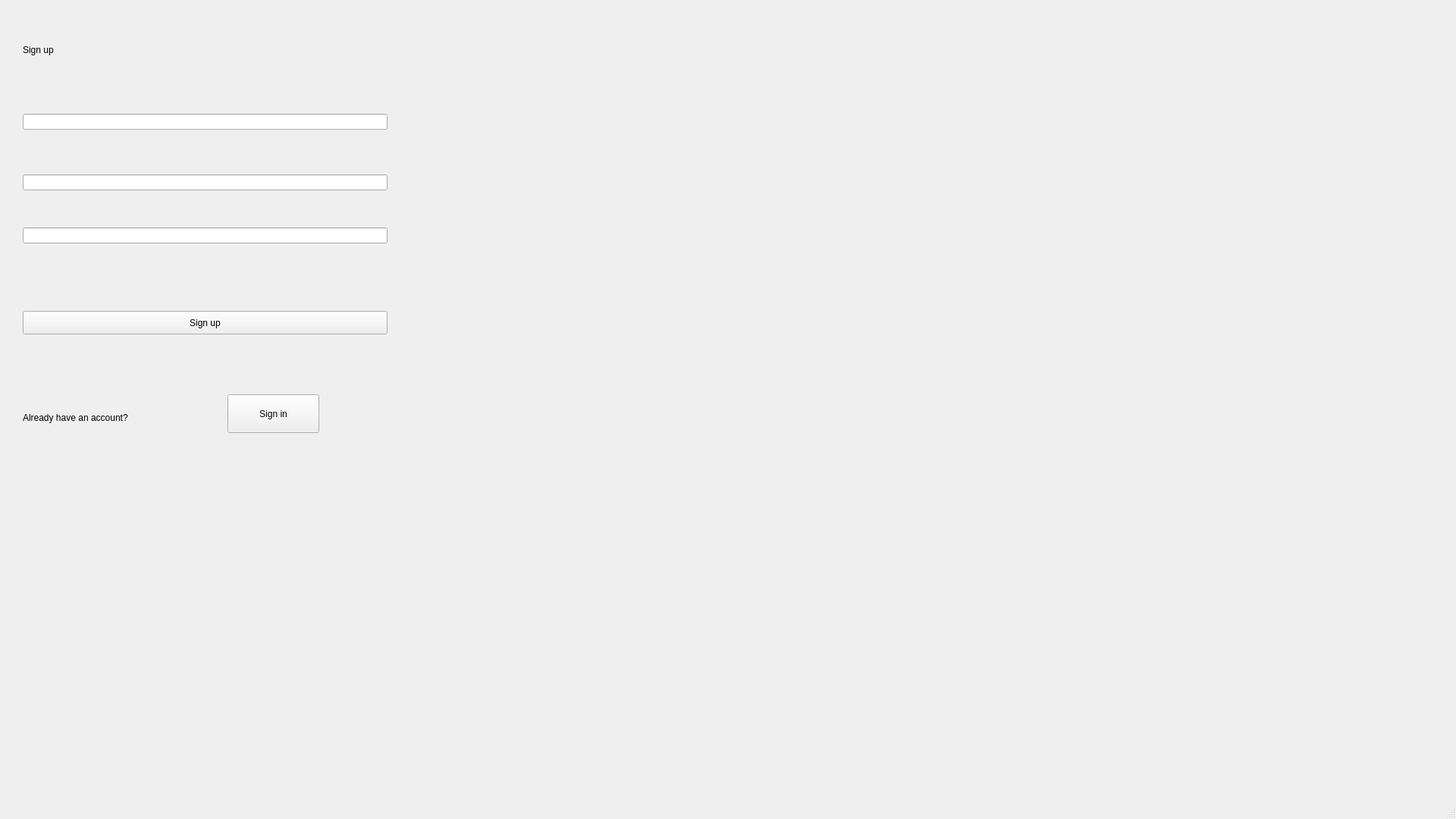
<?xml version="1.0" encoding="UTF-8"?>
<ui version="4.0">
 <class>MainWindow</class>
 <widget class="QMainWindow" name="MainWindow">
  <property name="geometry">
   <rect>
    <x>0</x>
    <y>0</y>
    <width>1920</width>
    <height>1080</height>
   </rect>
  </property>
  <property name="windowTitle">
   <string>MainWindow</string>
  </property>
  <widget class="QWidget" name="centralwidget">
   <widget class="QWidget" name="widget" native="true">
    <property name="geometry">
     <rect>
      <x>10</x>
      <y>10</y>
      <width>521</width>
      <height>601</height>
     </rect>
    </property>
    <widget class="QLabel" name="label">
     <property name="geometry">
      <rect>
       <x>20</x>
       <y>20</y>
       <width>481</width>
       <height>71</height>
      </rect>
     </property>
     <property name="text">
      <string>Sign up</string>
     </property>
    </widget>
    <widget class="QPushButton" name="pushButton">
     <property name="geometry">
      <rect>
       <x>20</x>
       <y>400</y>
       <width>481</width>
       <height>31</height>
      </rect>
     </property>
     <property name="text">
      <string>Sign up</string>
     </property>
    </widget>
    <widget class="QLabel" name="label_2">
     <property name="geometry">
      <rect>
       <x>20</x>
       <y>500</y>
       <width>241</width>
       <height>81</height>
      </rect>
     </property>
     <property name="styleSheet">
      <string notr="true"/>
     </property>
     <property name="text">
      <string>Already have an account?</string>
     </property>
    </widget>
    <widget class="QLineEdit" name="lineEdit">
     <property name="geometry">
      <rect>
       <x>20</x>
       <y>220</y>
       <width>481</width>
       <height>21</height>
      </rect>
     </property>
    </widget>
    <widget class="QLineEdit" name="lineEdit_2">
     <property name="geometry">
      <rect>
       <x>20</x>
       <y>290</y>
       <width>481</width>
       <height>21</height>
      </rect>
     </property>
    </widget>
    <widget class="QLineEdit" name="lineEdit_3">
     <property name="geometry">
      <rect>
       <x>20</x>
       <y>140</y>
       <width>481</width>
       <height>21</height>
      </rect>
     </property>
    </widget>
    <widget class="QPushButton" name="pushButton_2">
     <property name="geometry">
      <rect>
       <x>290</x>
       <y>510</y>
       <width>121</width>
       <height>51</height>
      </rect>
     </property>
     <property name="text">
      <string>Sign in</string>
     </property>
    </widget>
   </widget>
   <widget class="QWidget" name="widget_2" native="true">
    <property name="geometry">
     <rect>
      <x>580</x>
      <y>10</y>
      <width>681</width>
      <height>601</height>
     </rect>
    </property>
    <widget class="QWidget" name="widget_3" native="true">
     <property name="geometry">
      <rect>
       <x>0</x>
       <y>0</y>
       <width>681</width>
       <height>601</height>
      </rect>
     </property>
    </widget>
   </widget>
  </widget>
  <widget class="QMenuBar" name="menubar">
   <property name="geometry">
    <rect>
     <x>0</x>
     <y>0</y>
     <width>1920</width>
     <height>22</height>
    </rect>
   </property>
  </widget>
  <widget class="QStatusBar" name="statusbar"/>
 </widget>
 <resources/>
 <connections/>
</ui>
